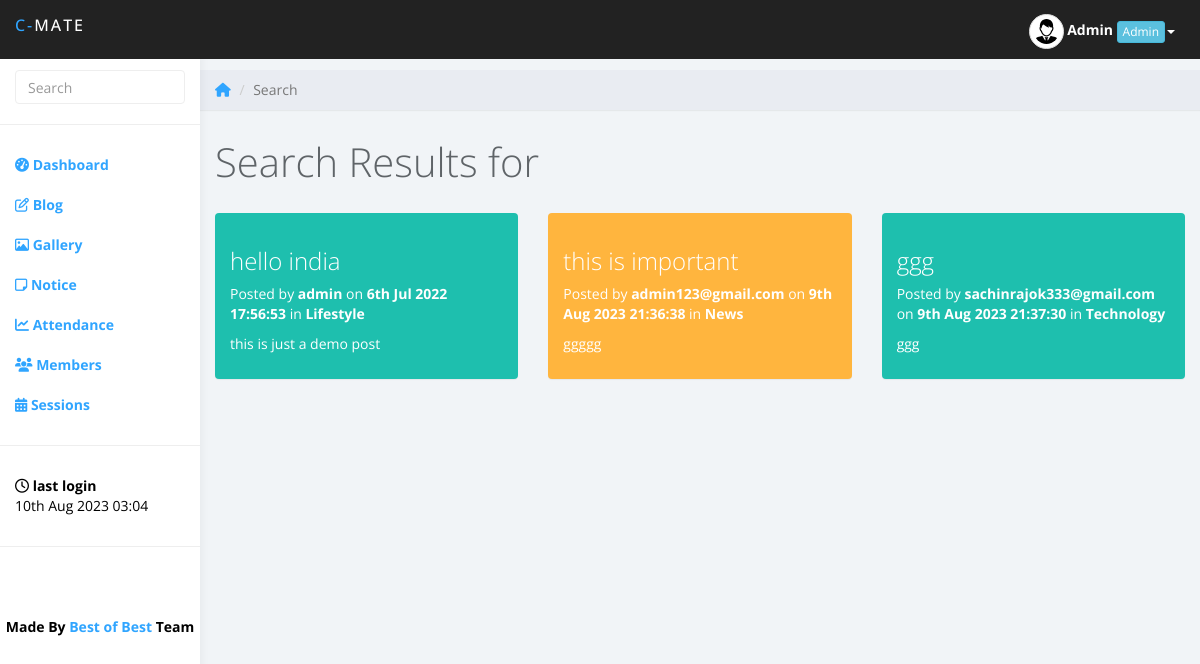
Page /search.php (signed in) on the committed database.
### tables this page shows
CREATE TABLE `userinfo` (
  `id` int(5) NOT NULL,
  `name` varchar(50) NOT NULL,
  `course` varchar(10) DEFAULT NULL,
  `session` varchar(5) DEFAULT NULL,
  `university` varchar(5) DEFAULT NULL,
  `email` varchar(70) NOT NULL,
  `dob` varchar(25) NOT NULL,
  `mobile` varchar(10) NOT NULL,
  `password` text NOT NULL,
  `role` varchar(20) DEFAULT NULL,
  `last_login` datetime NOT NULL,
  `currunt_login` timestamp NOT NULL DEFAULT current_timestamp() ON UPDATE current_timestamp(),
  `otp` varchar(10) NOT NULL,
  `pic` text DEFAULT 'imgs/user.png',
  `token` varchar(255) NOT NULL,
  `status` varchar(255) NOT NULL
);

CREATE TABLE `blog_posts` (
  `id` int(11) NOT NULL,
  `postTitle` varchar(200) NOT NULL,
  `description` text NOT NULL,
  `content` text NOT NULL,
  `post_date` timestamp NOT NULL DEFAULT current_timestamp() ON UPDATE current_timestamp(),
  `auther` varchar(25) NOT NULL,
  `catinfo` varchar(70) DEFAULT NULL
);

### search.php (the view, shortened to what this page needs)
<?php
	require_once('funs.php');
	$email = $_SESSION['email'];
	$row = get_member_data($email);
	$id = $row['id'];
	$name = $row['name'];
	$role = $row['role'];
	$pic = $row['pic'];
	$last_login = $row['last_login'];
	$last_login = date('jS M Y H:i', strtotime($last_login));
	$total_members = get_all_status();
	$core_members = get_vip_status();
	$total_sessions = total_sessions();
	$completed_sessions = completed_sessions();
	starter($id,$name,$role,$pic,$last_login,$total_members,$core_members,$total_sessions,$completed_sessions);
	$key = $_POST['term'];
	$query = "SELECT * FROM blog_posts WHERE postTitle LIKE '%".$key."%' OR description LIKE '%".$key."%' OR content  LIKE '%".$key."%'";
	$result = mysqli_query($con,$query);
?>
	<div class="row">
			<ol class="breadcrumb">
				<li><a href="home.php"><i class="fa fa-home" aria-hidden="true"></i></a></li>
				<li class="active">Search</li>
			</ol>
		</div>
		<div class="row">
			<div class="col-lg-12">
				<h1 class="page-header">Search Results for <u><?php echo $key; ?></u></h1>
			</div>
		</div>
		<div class="row">
		<?php
		if(mysqli_num_rows($result) > 0)
		{
			$select = 1;
			while($row = mysqli_fetch_assoc($result))
			{
				if($select%2 == 1)
			{
				$css = 'panel-teal';
			}
			else
			{
				$css = 'panel-orange';
			}
			?>
			<div class="col-lg-4">
				<div class="panel <?php echo $css; ?>">
				<div class="panel-body">
				<a href="viewpost.php?id=<?php echo $row['id']; ?>&title=<?php echo $row['postTitle']; ?>" style="color: #fff;">
				<h3 style="color: #fff;"><?php echo $row['postTitle']; ?></h3>
				<a href="viewpost.php?id=<?php echo $row['id']; ?>&title=<?php echo $row['postTitle']; ?>" style="color: #fff;">
				<p>Posted by <b><?php echo $row['auther']; ?></b> on <b><?php echo date('jS M Y H:i:s', strtotime($row['post_date'])); ?></b> in
				<b><a style="color: #fff;" href="viewbycat.php?cat=<?php echo $row['catinfo']; ?>"><?php echo $row['catinfo']; ?></a></b></p>
			    <p><a style="color: #fff;" href="viewbycat.php?cat=<?php echo $row['catinfo']; ?>"><?php echo $row['description']; ?></a></p>
			    </a>
			    </a>
			    </div>
			    </div>
			</div>
			    <?php
			    $select++;
			}
		}
?>
	</div>
<?php
	at_bottom();

### funs.php (shortened to what this page needs)
<?php
global $con;
function get_member_data($email)
{
	global $con,$row;
	$query = "SELECT * FROM userinfo WHERE email='$email'";
	$result = mysqli_query($con,$query);
	$rows = mysqli_affected_rows($con);
	if($rows == 1)
	{
		$row = mysqli_fetch_assoc($result);
	}
	else
		echo 'error while retriving data';
	return $row;
}
	?>
		<?php
function starter($id,$name,$role,$pic,$last_login,$total_members,$core_members,$total_sessions,$completed_sessions)
{
	?>
<!DOCTYPE html>
<html>
<head>
<link href="css/pace-theme-corner-indicator.css" rel="stylesheet">
<link href="https://maxcdn.bootstrapcdn.com/bootstrap/3.3.7/css/bootstrap.min.css" rel="stylesheet">
<link href="css/styles.css" rel="stylesheet">
</head>
<body>
	<nav class="navbar navbar-inverse navbar-fixed-top" role="navigation">
		<div class="container-fluid">
			<div class="navbar-header">
				<b><a class="navbar-brand" href="home.php"><span>C-</span>Mate</a></b>
				<ul class="user-menu">
					<li class="dropdown pull-right">
						<a><img src="<?php echo $pic; ?>" class="img-responsive img-circle img-thumbnail" height="35px" width="35px"> <b id="mobhide"><?php echo $name; ?></b></a> <a class="dropdown-toggle" data-toggle="dropdown"><div class="btn btn-xs btn-info" id="mobhide"><?php echo $role; ?></div><span class="caret"></span></a>
					</li>
				</ul>
			</div>
		</div>
	</nav><br>
		<div id="sidebar-collapse" class="col-sm-3 col-lg-2 sidebar">
		<form role="search" action="search.php" method="post">
			<div class="form-group">
				<input type="text" name="term" class="form-control" placeholder="Search" required>
			</div>
		</form>
		<ul class="nav menu">
			<li><a href="home.php"><i class="fa fa-tachometer" aria-hidden="true"></i>
 <b>Dashboard</b></a></li>
			<li><a href="blog-home.php"><i class="fa fa-pencil-square-o" aria-hidden="true"></i> <b>Blog</b></a></li>
			<li><a href="gallery.php"><i class="fa fa-picture-o" aria-hidden="true"></i> <b>Gallery</b></a></li>
			<li><a href="notice.php"><i class="fa fa-sticky-note-o" aria-hidden="true"></i> <b>Notice</b></a></li>
			<li><a href="attendance.php"><i class="fa fa-line-chart" aria-hidden="true"></i> <b>Attendance</b></a></li>
			<?php if($role == 'Admin' || $role == 'Technical'){
				echo '<li><a href="manage_members.php"><i class="fa fa-users" aria-hidden="true"></i> <b>Members</b></a></li>';
			} ?>
			<li><a href="schedule.php"><i class="fa fa-calendar" aria-hidden="true"></i> <b>Sessions</b></a></li>
			<li role="presentation" class="divider"></li>
			<li><a style="color: #000;"><i class="fa fa-clock-o" aria-hidden="true"></i> <b>last login</b><br><?php echo $last_login; ?></a></li>
			<li role="presentation" class="divider"></li>
		</ul>
		<div class="text-center" style="margin-top: 50px; color: #000;"><b>Made By <a href="team_details.php" >Best of Best</a> Team</b></div>
	</div>
	<div class="col-sm-9 col-sm-offset-3 col-lg-10 col-lg-offset-2 main">
	<?php
	return false;
}
function at_bottom()
{
	?>
	</div>
<link rel="stylesheet" type="text/css" href="css/DateTimePicker.min.css" />
<link href="http://cdnjs.cloudflare.com/ajax/libs/summernote/0.8.2/summernote.css" rel="stylesheet">
</body>
</html>
	<?php
	return false;
}
		?>

### css/styles.css (style rules this page uses)
* { font-family: 'Open Sans', sans-serif; }
body { background: #f1f4f7; padding-top: 50px; color: #5f6468; }
p { color: #777; }
a, a:hover, a:focus { color: #30a5ff; }
h1, h2, h3, h4, h5, h6 { color: #5f6468; }
h1 { font-weight: 300; font-size: 40px; }
h3, h4 { font-weight: 300; }
.form-control { border: 1px solid #eee; box-shadow: none; }
.navbar-header .navbar-brand { color: #fff; font-size: 16px; text-transform: uppercase; font-weight: 500; letter-spacing: 2px; }
.navbar-header .navbar-brand span { color: #30a5ff; }
.panel { border: 0; }
.panel-teal { background: #1ebfae; color: #fff; }
.panel-orange { background: #ffb53e; color: #fff; }
.panel-blue .panel-body p, .panel-teal .panel-body p, .panel-orange .panel-body p, .panel-red .panel-body p { color: #fff; color: rgba(255, 255, 255, .8); }
.navbar { border: 0; }
.user-menu { display: inline-block; margin-top: 14px; margin-right: 10px; float: right; list-style: none; padding: 0; }
.user-menu a { color: #fff; }
.sidebar { display: block; background-color: #fff; padding: 0; display: none; }
.sidebar form { padding: 20px 15px 5px 15px; border-bottom: 1px solid #eee; margin-bottom: 20px; }
@media (min-width: 768px) { .sidebar { display: block; position: fixed; top: 50px; bottom: 0; left: 0; z-index: 1000; display: block; margin: 0; padding: 0; overflow-x: hidden; overflow-y: auto; background-color: #fff; box-shadow: 1px 0px 10px rgba(0, 0, 0, .05); } }
@media (min-width: 768px) { .navbar-header { width: 100%; } }
.sidebar ul.nav li.divider { border-bottom: 1px solid #eee; margin: 20px 0; }
.breadcrumb { border-radius: 0; padding: 10px 15px; background: #e9ecf2; box-shadow: 0 1px 1px rgba(0, 0, 0, .05); margin: 0 ; }
h1.page-header { margin-top: 30px; border-bottom: 0; }

### rows in the picture
userinfo: pic (picture), name "Admin", role "Admin", last_login "10th Aug 2023 03:04"
blog_posts: postTitle "hello india", auther "admin", post_date "6th Jul 2022 17:56:53", catinfo "Lifestyle", description "this is just a demo post"
blog_posts: postTitle "this is important", auther "admin123@gmail.com", post_date "9th Aug 2023 21:36:38", catinfo "News", description "ggggg"
blog_posts: postTitle "ggg", auther "sachinrajok333@gmail.com", post_date "9th Aug 2023 21:37:30", catinfo "Technology", description "ggg"
